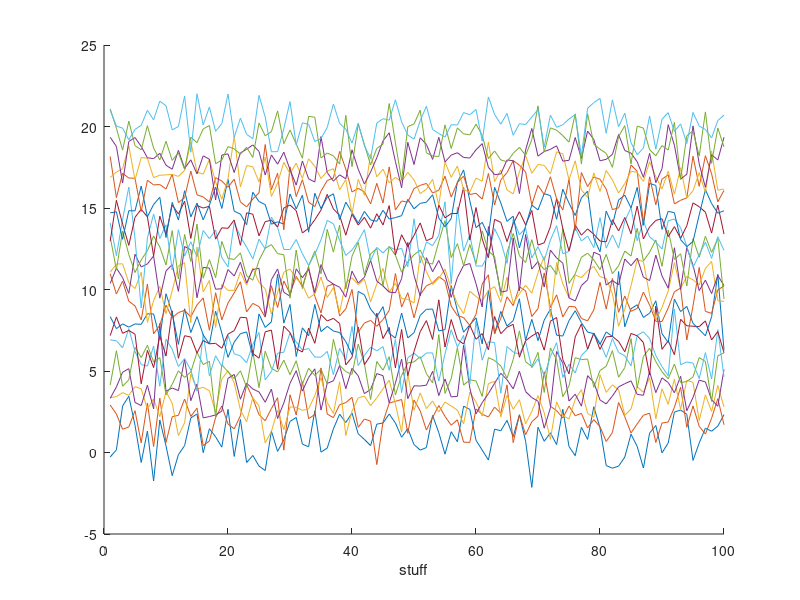
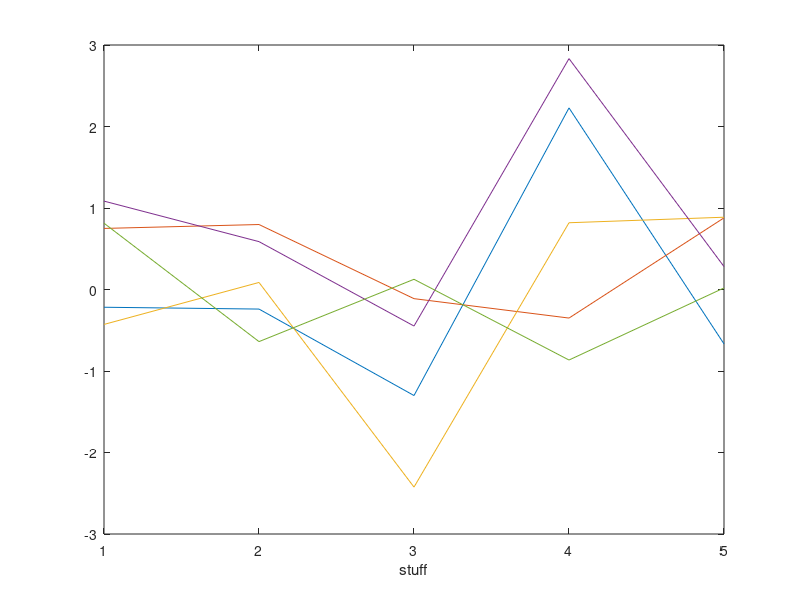
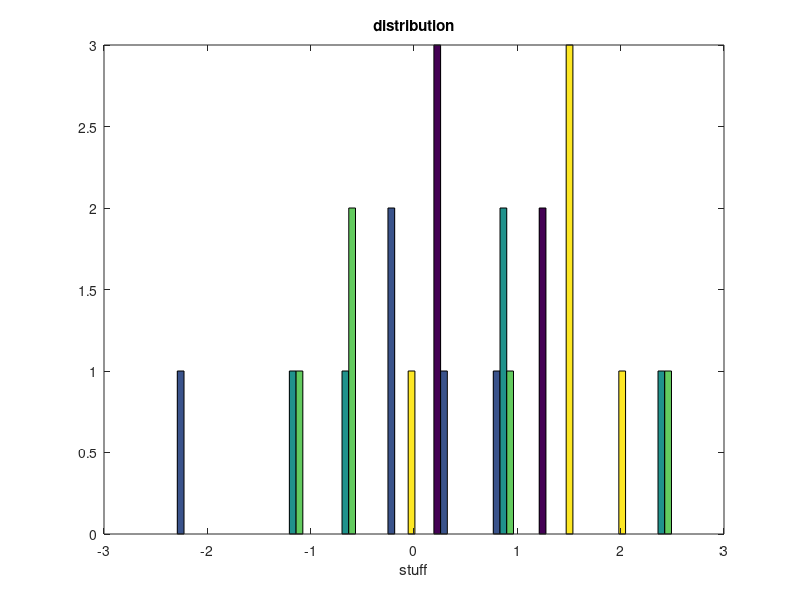

MATLAB code to generate these figures, in order: (Note: this script raises an error after producing the figures.)
% example of Report Generator

%create 3 figures
close all
figure
hold on
for i=1:20
    plot(randn(1, 100)+i)
end
xlabel('stuff')
set(gcf, 'pos', [   680    84   551   894])
figure
plot(randn(5))
xlabel('stuff')
figure
hist(randn(5))
xlabel('stuff')
title('distribution')

% Import the base classes
import mlreportgen.report.*
import mlreportgen.dom.*

% Create a report object
%  rpt = Report('example', 'html');
rpt = Report('example', 'pdf');

% Add a title page
% To customize additional title page properties, see mlreportgen.report.TitlePage.
tp = TitlePage;
tp.Title = 'some plots';
tp.Subtitle = 'various stuff';
tp.Author = 'Mike';
add(rpt,tp);

% Add default table of contents
add(rpt,TableOfContents);
chap=Chapter;
chap.Title = 'this is a chapter';
para=Paragraph ('here is some text');
add(chap, para);
add(rpt, chap);


for i=1:1
    % Add a section
    ch(i) = Section;
    ch(i).Title = sprintf('cell %d', i);
    para = Paragraph(sprintf('this is cell number %d', i)) ;
    add(ch(i),para)
    
    
    % Add a figure.
    % For more information on figures, see mlreportgen.report.Figure.
    % https://www.mathworks.com/help/rptgen/ug/mlreportgen.report.figure-class.html
    
    for j=1:3
        fig(j)=Figure(figure(j));
        figi(j) = Image(getSnapshotImage(fig(j),rpt));
        figi(j).Style = {ScaleToFit};
    end
    
    table=Table(2);
    %          table.TableEntriesStyle = {Width('3in'), Height('3in')};  % example with all cells set to 3x3 in
    table.Border = 'single';
    table.ColSep = 'single';
    table.RowSep = 'single';
    row = TableRow;
    te = TableEntry(figi(1));
    te.Style={Width('3in'), Height('6in')};
    te.RowSpan = 2;
    te.ColSpan = 1;
    append(row, te);
    
    te = TableEntry(figi(2));
    te.Style={Width('3in'), Height('3in')};
    append(row, te);
    append(table,row);
    
    row = TableRow;
    te = TableEntry(figi(3));
    te.Style={Width('3in'), Height('3in')};
    append(row, te);
    append(table,row);
    
    
    add(ch(i),table);
    add(rpt,ch(i))
    
end

% Close and run the report.

close(rpt)
rptview(rpt)
